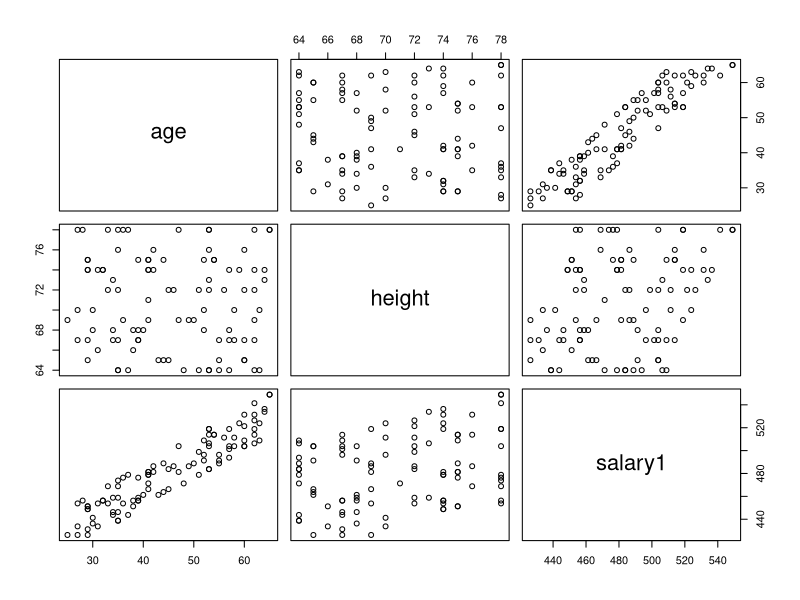
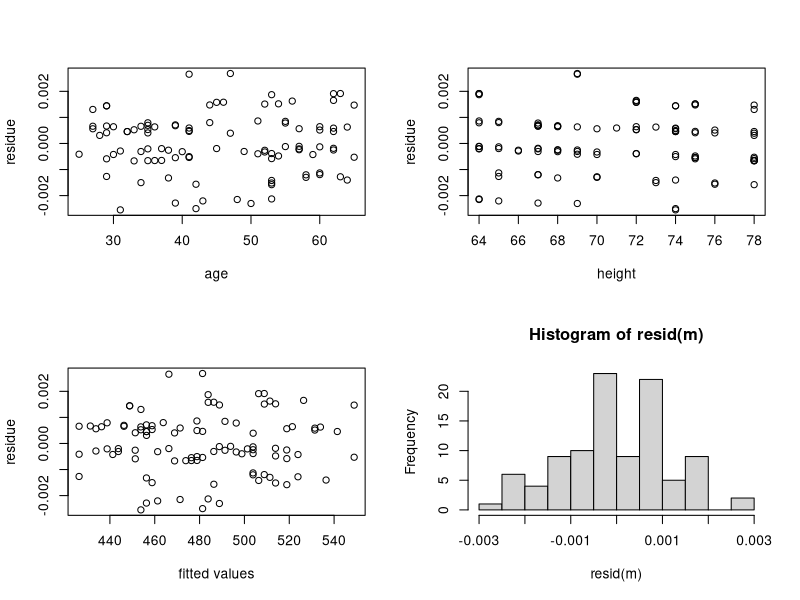

Recreate these plots in R, in order.
# setwd("SET THE Working Director to THE PATH TO THIS DIRECTORY")

data <- read.csv("Datasets/CEO_salary.csv")
attach(data)

# Divid the Salary by 1000 to be able to better show the values. 
salary1 <- salary/1000

# Now we create a New Data frame out of age, heit and Salary
data1 <- data.frame(age, height, salary1)

# You can also the following command to replace the column inside the original dataframe. 
# data[,"salary"] <- salary1

# Calulate Correlation Coefficient 
cor(data1)

# Plot Scatterplot Matrix
pairs(data1)

# Fit a Multiple Linear Regression model into data. 
# Variables are Salary and age 
lm(formula = salary1 ~ age + height)

# or better store the resulted model into a variable for further use. 

m <- lm(salary1~age+height)

# Summar function can calculate almost everything that you need. 
summary(m)

# Calulate R squared Manually and the P-Value

# Total Sume of Squared. 
totalss <- sum((salary1 - mean(salary1))^2)

# Regression and Residual Sum of the Squered. 
regss <- sum((fitted(m) - mean(salary1))^2)
resiss <- sum((salary1-fitted(m))^2)

# Calulate the F Value. 
fstatistic <- (regss/2)/(resiss/97)

# The P-Value for F-Statistic.
pvalue <- 1-pf(fstatistic, df1=2, df2=97)

# Calulate R squared.
R2 <- regss/totalss

# Regression Diagnostics
# Residual Plots
resid(m)
par(mfrow=c(2,2))


plot(age, resid(m), axes=TRUE, frame.plot=TRUE, xlab='age', ylab='residue')
plot(height, resid(m), axes=TRUE, frame.plot=TRUE, xlab='height', ylab='residue')

plot(fitted(m), resid(m), axes=TRUE, frame.plot=TRUE, xlab='fitted values', ylab='residue')

hist(resid(m))





